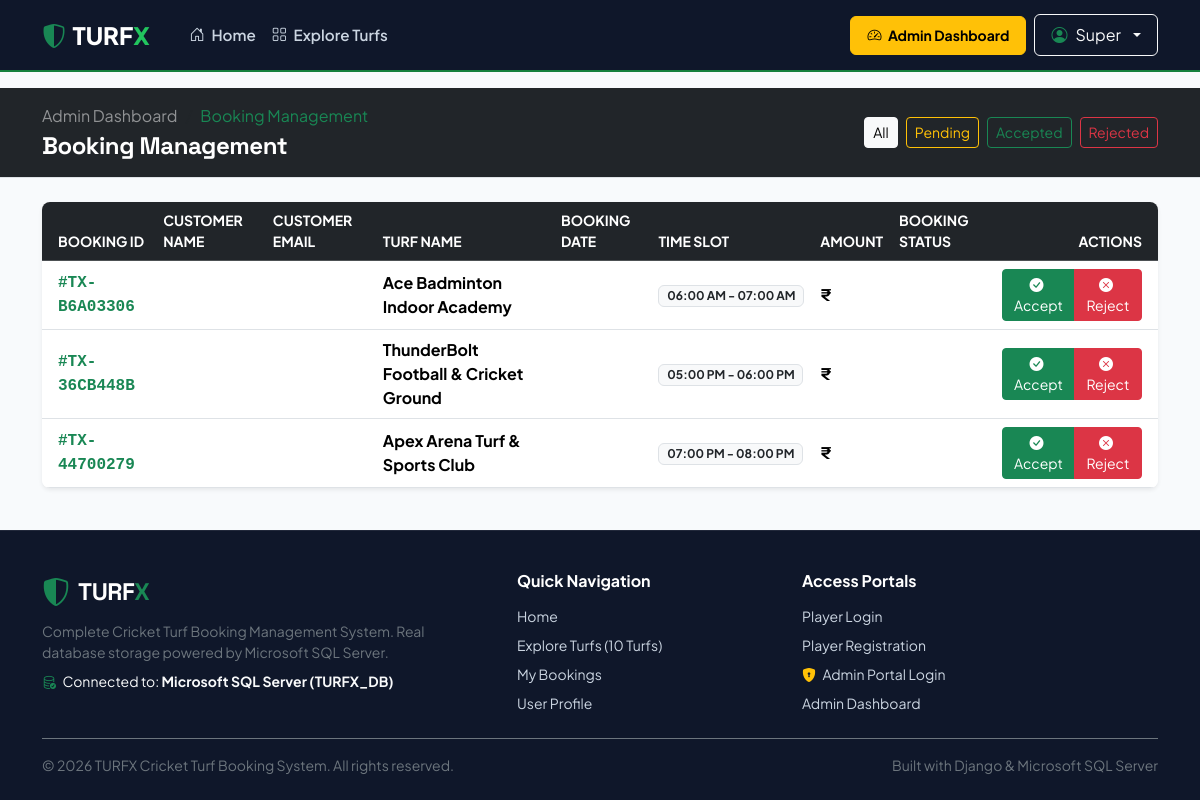
/admin-dashboard/bookings/ (signed in), run on the app's committed database.
### booking/models.py (models this page shows, shortened)
class Booking(models.Model):
    STATUS_CHOICES = [
        ('Pending', 'Pending'),
        ('Accepted', 'Accepted'),
        ('Rejected', 'Rejected'),
    ]
    booking_id = models.CharField(max_length=20, unique=True, editable=False)
    user = models.ForeignKey(User, on_delete=models.CASCADE, related_name='bookings')
    turf = models.ForeignKey(Turf, on_delete=models.CASCADE, related_name='bookings')
    booking_date = models.DateField()
    slot = models.ForeignKey(TimeSlot, on_delete=models.CASCADE, related_name='bookings')
    customer_name = models.CharField(max_length=150)
    customer_email = models.EmailField()
    customer_phone = models.CharField(max_length=20)
    total_amount = models.DecimalField(max_digits=10, decimal_places=2)
    status = models.CharField(max_length=20, choices=STATUS_CHOICES, default='Pending')
    admin_notes = models.TextField(blank=True, null=True)
    created_at = models.DateTimeField(auto_now_add=True)
    updated_at = models.DateTimeField(auto_now=True)
    class Meta:
        ordering = ['-booking_date', '-slot__start_time']

class Turf(models.Model):
    name = models.CharField(max_length=150, unique=True)
    slug = models.SlugField(unique=True, blank=True)
    price = models.DecimalField(max_digits=10, decimal_places=2, verbose_name="Hourly Price (₹)")
    location = models.CharField(max_length=200)
    description = models.TextField()
    image_url = models.CharField(max_length=500, blank=True, default="/static/assets/img/hero-carousel/Box-Cricket.jpg")
    image = models.ImageField(upload_to='turfs/', blank=True, null=True)
    is_available = models.BooleanField(default=True, verbose_name="Available for Booking")
    is_featured = models.BooleanField(default=True, verbose_name="Featured on Homepage")
    created_at = models.DateTimeField(auto_now_add=True)
    updated_at = models.DateTimeField(auto_now=True)
    class Meta:
        ordering = ['price', 'name']

class TimeSlot(models.Model):
    start_time = models.TimeField()
    end_time = models.TimeField()
    is_active = models.BooleanField(default=True)
    class Meta:
        ordering = ['start_time']
        unique_together = ('start_time', 'end_time')
    @property
    def label(self):
        return f"{self.start_time.strftime('%I:%M %p')} - {self.end_time.strftime('%I:%M %p')}"

### booking/views.py (the view)
# urls.py: path('admin-dashboard/bookings/', views.admin_bookings, name='admin_bookings'),
@user_passes_test(is_admin_user, login_url='admin_login')
def admin_bookings(request):
    status_filter = request.GET.get('status', '')
    bookings = Booking.objects.select_related('turf', 'user', 'slot').order_by('-created_at')
    if status_filter in ['Pending', 'Accepted', 'Rejected']:
        bookings = bookings.filter(status=status_filter)
    context = {
        'bookings': bookings,
        'status_filter': status_filter,
    }
    return render(request, 'admin_bookings.html', context)

### booking/views.py (called while the page is built)
def is_admin_user(user):
    return user.is_authenticated and (user.is_staff or user.is_superuser)

### booking/templates/admin_bookings.html (shortened to what this page needs)
{% extends 'base.html' %}
{% load static %}
{% block content %}
<div class="bg-dark text-white py-3 border-bottom">
    <div class="container d-flex flex-column flex-md-row justify-content-between align-items-md-center gap-2">
        <div>
            <nav aria-label="breadcrumb">
                <ol class="breadcrumb mb-1 small">
                    <li class="breadcrumb-item"><a href="{% url 'admin_dashboard' %}" class="text-white-50 text-decoration-none">Admin Dashboard</a></li>
                    <li class="breadcrumb-item active text-success" aria-current="page">Booking Management</li>
                </ol>
            </nav>
            <h1 class="h4 fw-bold mb-0">Booking Management</h1>
        </div>
        <div class="d-flex gap-2">
            <a href="?status=" class="btn btn-sm {% if not status_filter %}btn-light{% else %}btn-outline-light{% endif %}">All</a>
            <a href="?status=Pending" class="btn btn-sm {% if status_filter == 'Pending' %}btn-warning text-dark{% else %}btn-outline-warning{% endif %}">Pending</a>
            <a href="?status=Accepted" class="btn btn-sm {% if status_filter == 'Accepted' %}btn-success{% else %}btn-outline-success{% endif %}">Accepted</a>
            <a href="?status=Rejected" class="btn btn-sm {% if status_filter == 'Rejected' %}btn-danger{% else %}btn-outline-danger{% endif %}">Rejected</a>
        </div>
    </div>
</div>
<div class="container py-4">
    <div class="card border-0 rounded-3 shadow-sm bg-white overflow-hidden">
        <div class="table-responsive">
            <table class="table table-hover align-middle mb-0">
                <thead class="table-dark small text-uppercase">
                    <tr>
                        <th class="ps-3">Booking ID</th>
                        <th>Customer Name</th>
                        <th>Customer Email</th>
                        <th>Turf Name</th>
                        <th>Booking Date</th>
                        <th>Time Slot</th>
                        <th>Amount</th>
                        <th>Booking Status</th>
                        <th class="text-end pe-3">Actions</th>
                    </tr>
                </thead>
                <tbody>
                    {% for b in bookings %}
                        <tr>
                            <td class="ps-3 fw-bold font-monospace text-success">
                                #{{ b.booking_id }}
                            </td>
                            <td class="fw-semibold text-dark">
                            </td>
                            <td class="small text-muted">
                            </td>
                            <td class="fw-bold">
                                {{ b.turf.name }}
                            </td>
                            <td class="small">
                            </td>
                            <td>
                                <span class="badge bg-light text-dark border">{{ b.slot.label }}</span>
                            </td>
                            <td class="fw-bold fs-6">
                                ₹{{ b.total_amount|floatformat:0 }}
                            </td>
                            <td>
                            </td>
                            <td class="text-end pe-3">
                                <div class="btn-group btn-group-sm">
                                    {% if b.status != 'Accepted' %}
                                        <a href="{% url 'admin_accept_booking' b.booking_id %}" class="btn btn-success" title="Accept and Confirm Booking">
                                            <i class="bi bi-check-circle-fill me-1"></i> Accept
                                        </a>
                                    {% endif %}
                                    {% if b.status != 'Rejected' %}
                                        <a href="{% url 'admin_reject_booking' b.booking_id %}" class="btn btn-danger" title="Reject Booking">
                                            <i class="bi bi-x-circle-fill me-1"></i> Reject
                                        </a>
                                    {% endif %}
                                </div>
                            </td>
                        </tr>
                    {% empty %}
                        <tr>
                            <td colspan="9" class="text-center py-5 text-muted">
                                No bookings found matching this filter.
                            </td>
                        </tr>
                    {% endfor %}
                </tbody>
            </table>
        </div>
    </div>
</div>
{% endblock %}

### booking/templates/base.html (shortened to what this page needs)
{% load static %}
<!DOCTYPE html>
<html lang="en">
<head>
    <link href="https://cdn.jsdelivr.net/npm/bootstrap@5.3.3/dist/css/bootstrap.min.css" rel="stylesheet">
    <link rel="stylesheet" href="https://cdn.jsdelivr.net/npm/bootstrap-icons@1.11.3/font/bootstrap-icons.min.css">
</head>
<body>
    <nav class="navbar navbar-expand-lg navbar-dark navbar-turfx sticky-top">
        <div class="container">
            <a class="navbar-brand" href="{% url 'home' %}">
                <i class="bi bi-shield-shaded text-success"></i>
                <span>TURF<span class="accent">X</span></span>
            </a>
            <div class="collapse navbar-collapse" id="turfxNavbar">
                <ul class="navbar-nav me-auto mb-2 mb-lg-0 ms-lg-3">
                    <li class="nav-item">
                        <a class="nav-link {% if request.resolver_match.url_name == 'home' %}active{% endif %}" href="{% url 'home' %}">
                            <i class="bi bi-house-door me-1"></i> Home
                        </a>
                    </li>
                    <li class="nav-item">
                        <a class="nav-link {% if request.resolver_match.url_name == 'turf_list' %}active{% endif %}" href="{% url 'turf_list' %}">
                            <i class="bi bi-grid me-1"></i> Explore Turfs
                        </a>
                    </li>
                </ul>
                <div class="d-flex align-items-center gap-2">
                    {% if request.user.is_authenticated %}
                        {% if request.user.is_staff or request.user.is_superuser %}
                            <a href="{% url 'admin_dashboard' %}" class="btn btn-warning btn-sm fw-bold px-3 py-2 rounded-2">
                                <i class="bi bi-speedometer2 me-1"></i> Admin Dashboard
                            </a>
                        {% endif %}
                        <div class="dropdown">
                            <button class="btn btn-outline-light dropdown-toggle d-flex align-items-center gap-2 rounded-2 px-3 py-2" type="button" data-bs-toggle="dropdown">
                                <i class="bi bi-person-circle text-success"></i>
                                <span>{{ request.user.first_name|default:request.user.username }}</span>
                            </button>
                        </div>
                    {% endif %}
                </div>
            </div>
        </div>
    </nav>
    <main class="flex-grow-1">
        {% block content %}{% endblock %}
    </main>
    <footer class="footer-turfx">
        <div class="container">
            <div class="row g-4 mb-4">
                <div class="col-md-5">
                    <div class="d-flex align-items-center gap-2 mb-2">
                        <i class="bi bi-shield-shaded text-success fs-3"></i>
                        <span class="brand-font fs-4 fw-bold text-white">TURF<span class="text-success">X</span></span>
                    </div>
                    <p class="small text-secondary mb-2" style="max-width: 400px;">
                        Complete Cricket Turf Booking Management System. Real database storage powered by Microsoft SQL Server.
                    </p>
                    <div class="small text-light">
                        <i class="bi bi-database-check text-success me-1"></i> Connected to: <strong>Microsoft SQL Server (TURFX_DB)</strong>
                    </div>
                </div>
                <div class="col-md-3 col-6">
                    <h6 class="text-white fw-bold mb-3">Quick Navigation</h6>
                    <ul class="list-unstyled small d-flex flex-column gap-2 mb-0">
                        <li><a href="{% url 'home' %}">Home</a></li>
                        <li><a href="{% url 'turf_list' %}">Explore Turfs (10 Turfs)</a></li>
                        <li><a href="{% url 'my_bookings' %}">My Bookings</a></li>
                        <li><a href="{% url 'profile' %}">User Profile</a></li>
                    </ul>
                </div>
                <div class="col-md-4 col-6">
                    <h6 class="text-white fw-bold mb-3">Access Portals</h6>
                    <ul class="list-unstyled small d-flex flex-column gap-2 mb-0">
                        <li><a href="{% url 'login' %}">Player Login</a></li>
                        <li><a href="{% url 'register' %}">Player Registration</a></li>
                        <li><a href="{% url 'admin_login' %}"><i class="bi bi-shield-lock-fill text-warning me-1"></i> Admin Portal Login</a></li>
                        <li><a href="{% url 'admin_dashboard' %}">Admin Dashboard</a></li>
                    </ul>
                </div>
            </div>
            <div class="border-top border-secondary pt-3 d-flex flex-column flex-sm-row justify-content-between align-items-center gap-2 small text-secondary">
                <div>
                    &copy; {% now "Y" %} TURFX Cricket Turf Booking System. All rights reserved.
                </div>
                <div>
                    Built with Django &amp; Microsoft SQL Server
                </div>
            </div>
        </div>
    </footer>
</body>
</html>

### booking/templates/base.html (style rules this page uses)
:root { --turf-green: #15803d; --turf-green-light: #22c55e; --turf-green-dark: #14532d; --charcoal-dark: #0f172a; --charcoal-card: #1e293b; --surface-bg: #f8fafc; }
body { font-family: 'Plus Jakarta Sans', sans-serif; background-color: var(--surface-bg); color: #1e293b; min-height: 100vh; display: flex; flex-direction: column; }
h1, h2, h3, h4, .brand-font { font-family: 'Space Grotesk', sans-serif; letter-spacing: -0.02em; }
.navbar-turfx { background-color: var(--charcoal-dark); border-bottom: 2px solid var(--turf-green); padding: 0.75rem 0; }
.navbar-turfx .navbar-brand { font-size: 1.5rem; font-weight: 800; color: #ffffff; display: flex; align-items: center; gap: 0.4rem; }
.navbar-turfx .navbar-brand span.accent { color: var(--turf-green-light); }
.navbar-turfx .nav-link { color: #cbd5e1; font-weight: 600; font-size: 0.95rem; padding: 0.5rem 0.9rem; border-radius: 6px; transition: all 0.2s ease; }
.footer-turfx { background-color: var(--charcoal-dark); color: #94a3b8; margin-top: auto; border-top: 1px solid rgba(255, 255, 255, 0.08); padding: 2.5rem 0 1.5rem; }
.footer-turfx a { color: #cbd5e1; text-decoration: none; }

### data on the page
Booking: booking_id "TX-B6A03306", turf.name "Ace Badminton Indoor Academy", slot.label "06:00 AM - 07:00 AM", status "Accept"
Booking: booking_id "TX-36CB448B", turf.name "ThunderBolt Football & Cricket Ground", slot.label "05:00 PM - 06:00 PM", status "Accept"
Booking: booking_id "TX-44700279", turf.name "Apex Arena Turf & Sports Club", slot.label "07:00 PM - 08:00 PM", status "Accept"

### other printed values
{{ request.user.first_name|default:request.user.username }} "Super"
